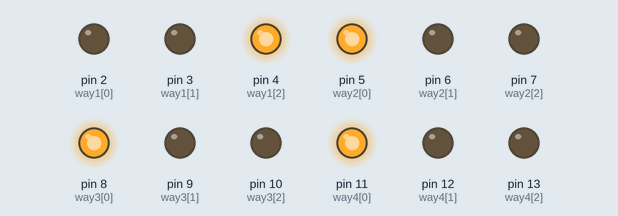
This sketch was run on a simulated Arduino Uno, built with avr-gcc and run on an emulated ATmega328P. Parts: output pins drawn as LEDs (lit = HIGH).

Above: at 4.5 s.
At 10.5 s:
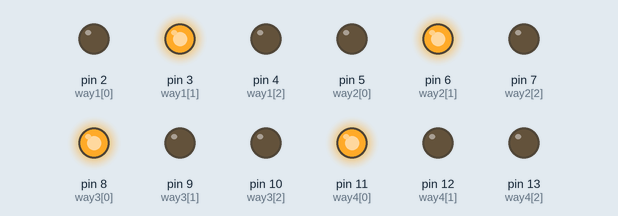
At 16.5 s:
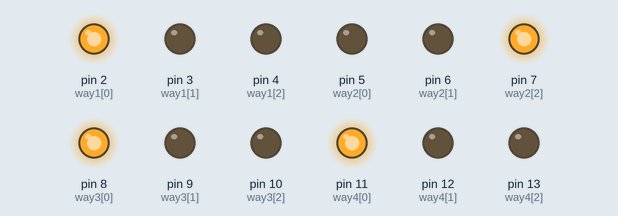
At 22.5 s:
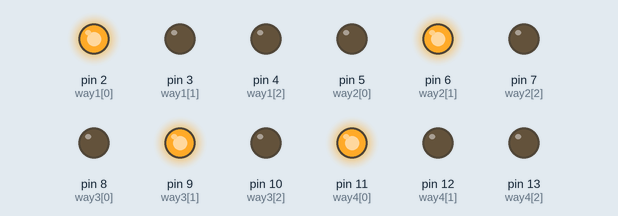
At 34.5 s:
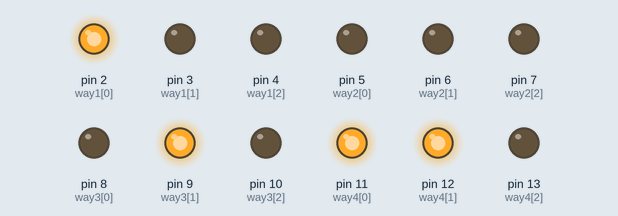
At 46.5 s:
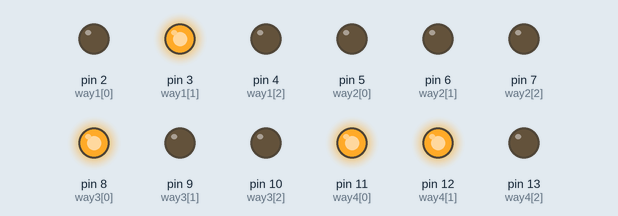
Timing chart, 0 to 55.2 s (numbered marks = the images above):
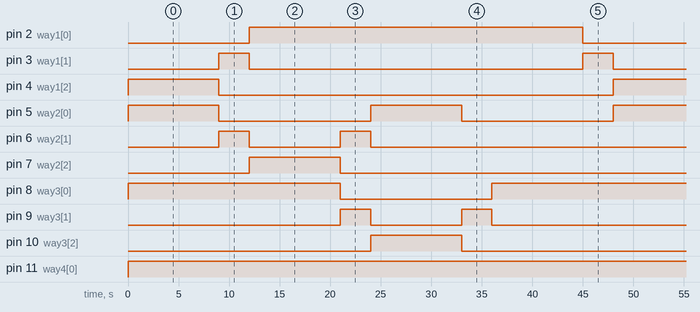

The sketch:

Task1_Ritikagarwal.ino
```cpp
int way1[] = {2,3,4};                        //ARRAY FOR BOX 1 WITH A SEQUENCE OF RED,YELLOW,GREEN.
int way2[] = {5,6,7};                        //ARRAY FOR BOX 2 WITH A SEQUENCE OF RED,YELLOW,GREEN.
int way3[] = {8,9,10};                       //ARRAY FOR BOX 3 WITH A SEQUENCE OF RED,YELLOW,GREEN.
int way4[] = {11,12,13};                     //ARRAY FOR BOX 4 WITH A SEQUENCE OF RED,YELLOW,GREEN.
void setup()                                 //HERE IN THIS FUNCTION THE PIN IS DEFINED AS INPUT OR OUTPUT.
{
  Serial.begin(9600);
  pinMode(2,OUTPUT);
  pinMode(3,OUTPUT);
  pinMode(4,OUTPUT);
  pinMode(5,OUTPUT);
  pinMode(6,OUTPUT);
  pinMode(7,OUTPUT);
  pinMode(8,OUTPUT);
  pinMode(9,OUTPUT);
  pinMode(10,OUTPUT);
  pinMode(11,OUTPUT);
  pinMode(12,OUTPUT);
  pinMode(13,OUTPUT);
  for (int i=0;i<3;i++)                       //FOR ASSIGNING ALL THE PIN TO 0 VOLTS IN THE INITIALLY.
  {
    digitalWrite(way1[i],LOW);
    digitalWrite(way2[i],LOW);
    digitalWrite(way3[i],LOW);
    digitalWrite(way4[i],LOW);
  }

}

void loop()                                   //THIS WILL LEAD TO CHANGE IN COLOR OF THE TRAFFIC LIGHT AFTER FIXED INTERVAL OF TIME.
 {
  digitalWrite(way1[2],HIGH);                 //NEXT FOUR STEP IS FOR ONE GREEN AND REST RED.
  digitalWrite(way2[0],HIGH);
  digitalWrite(way3[0],HIGH);
  digitalWrite(way4[0],HIGH);
  delay(9000);                                // TO STOP THE ABOVE PATTERN FOR 9 SECONDS IN EVERY DELAY(9000).
  digitalWrite(way1[2],LOW);                  // THE FIRST TWO LINE AFTER EVERY DELAYFYNCTION IS TO TURN THE NON DESIRED LIGHT OFF.
  digitalWrite(way2[0],LOW);
  digitalWrite(way1[1],HIGH);                 // THE NEXT TWO LINES TO TURN ON YELLOW LIGHT.
  digitalWrite(way2[1],HIGH);
  delay(3000);                                // INDICATES THE READY TO GO FOR 3 SECONDS IN EVERY DELAY(3000).
  digitalWrite(way1[1],LOW);                  // TWO STEPS FOR TURNING OFF THE YELLOW LIGHTS AND THE NEXT TWO ARE FOR TURNING ON THE GREEN LIGHT OF 2ND BOX AND RED OF THE 1ST BOX.
  digitalWrite(way2[1],LOW);
  digitalWrite(way1[0],HIGH);
  digitalWrite(way2[2],HIGH);
  delay(9000);
  digitalWrite(way2[2],LOW);                  // THE FIRST TWO LINE AFTER EVERY DELAYFYNCTION IS TO TURN THE NON DESIRED LIGHT OFF.
  digitalWrite(way3[0],LOW);
  digitalWrite(way2[1],HIGH);
  digitalWrite(way3[1],HIGH);
  delay(3000);                                // INDICATES THE READY TO GO FOR 3 SECONDS IN EVERY DELAY(3000).
  digitalWrite(way2[1],LOW);                  // TWO STEPS FOR TURNING OFF THE YELLOW LIGHTS AND THE NEXT TWO ARE FOR TURNING ON THE GREEN LIGHT OF 3RD BOX AND RED OF THE 2ND BOX.
  digitalWrite(way3[1],LOW);
  digitalWrite(way2[0],HIGH);
  digitalWrite(way3[2],HIGH);
  delay(9000);
  digitalWrite(way3[2],LOW);                  // THE FIRST TWO LINE AFTER EVERY DELAYFYNCTION IS TO TURN THE NON DESIRED LIGHT OFF.
  digitalWrite(way2[0],LOW);
  digitalWrite(way3[1],HIGH);                 // THE NEXT TWO LINES TO TURN ON YELLOW LIGHT.
  digitalWrite(way4[1],HIGH);
  delay(3000);                                // INDICATES THE READY TO GO FOR 3 SECONDS IN EVERY DELAY(3000).
  digitalWrite(way3[1],LOW);                  // TWO STEPS FOR TURNING OFF THE YELLOW LIGHTS AND THE NEXT TWO ARE FOR TURNING ON THE GREEN LIGHT OF 4TH BOX AND RED OF THE 3RD BOX.
  digitalWrite(way4[1],LOW);
  digitalWrite(way3[0],HIGH);
  digitalWrite(way4[2],HIGH);
  delay(9000);
  digitalWrite(way1[0],LOW);                  // THE FIRST TWO LINE AFTER EVERY DELAYFYNCTION IS TO TURN THE NON DESIRED LIGHT OFF.
  digitalWrite(way4[2],LOW);
  digitalWrite(way1[1],HIGH);                 // THE NEXT TWO LINES TO TURN ON YELLOW LIGHT.
  digitalWrite(way4[1],HIGH);
  delay(3000);                                // INDICATES THE READY TO GO FOR 3 SECONDS IN EVERY DELAY(3000).
  digitalWrite(way1[1], LOW);                 // THE TWO LINES ARE TO TAKE THEM TO THE INITIAL STATE AS DEFINED BY THT VOID SETUP().
  digitalWrite(way4[1], LOW);
 }
```

Measured:
- by itself, pin 2 (way1[0]): alternates HIGH for 33.0 s and LOW for 15.0 s
- by itself, pin 3 (way1[1]): repeats every 48.0 s: LOW 33.0 s, HIGH 3.0 s, LOW 9.0 s, HIGH 3.0 s
- by itself, pin 4 (way1[2]), pin 7 (way2[2]), pin 10 (way3[2]), pin 13 (way4[2]): alternates HIGH for 9.0 s and LOW for 39.0 s
- by itself, pin 5 (way2[0]): alternates HIGH for 9.0 s and LOW for 15.0 s
- by itself, pin 6 (way2[1]), pin 9 (way3[1]): repeats every 48.0 s: LOW 9.0 s, HIGH 3.0 s, LOW 33.0 s, HIGH 3.0 s
- by itself, pin 8 (way3[0]): repeats every 48.0 s: LOW 15.0 s, HIGH 33.0 s
- by itself, pin 11 (way4[0]): LOW → HIGH at 0.00 s
- by itself, pin 12 (way4[1]): LOW → HIGH at 33.0 s, → LOW 3.0 s later, → HIGH 9.0 s later, → LOW 3.0 s later, … (9 changes in this stretch)
